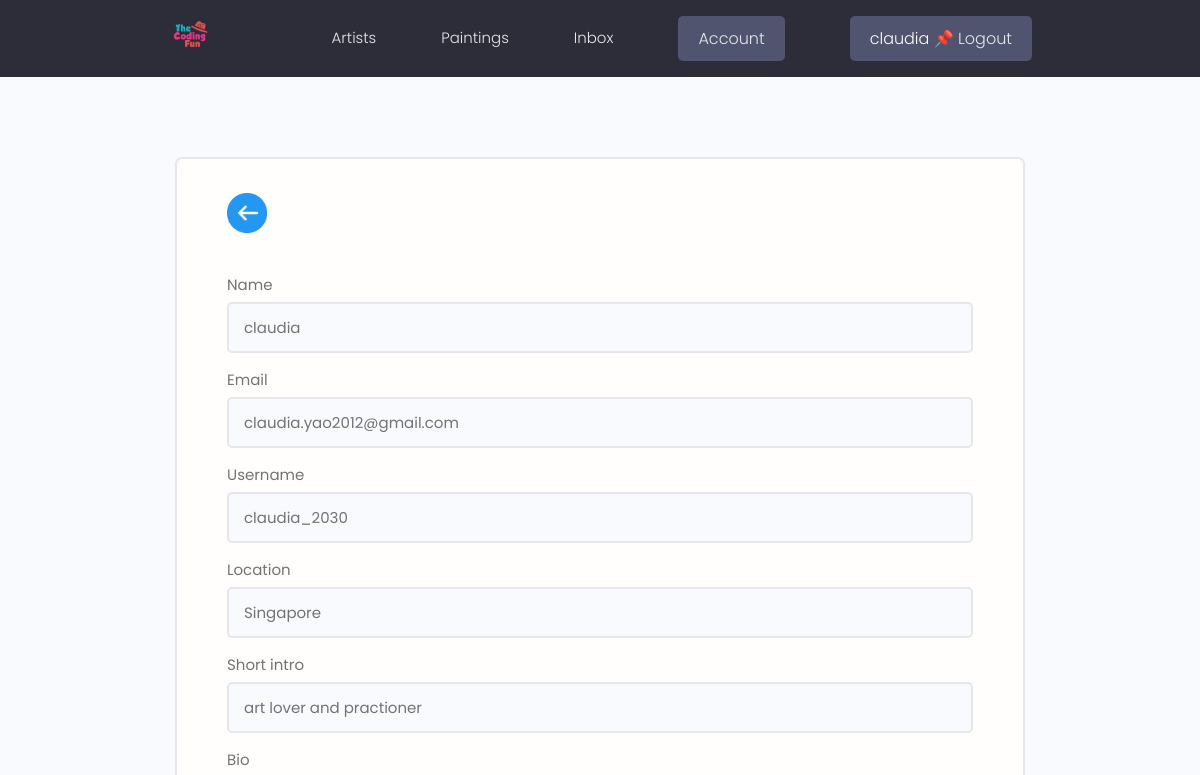
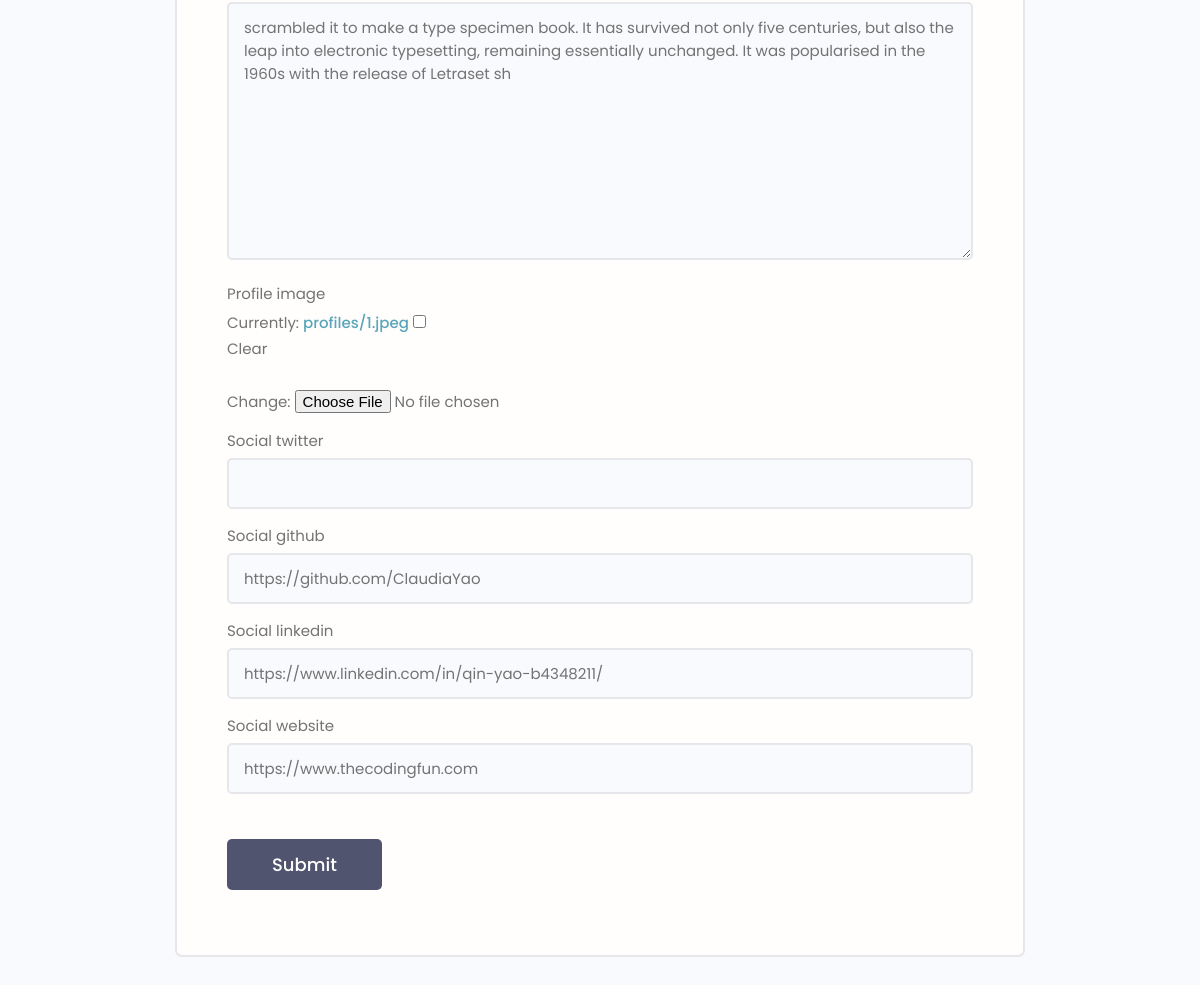
The page /edit-account/ (signed in) on the database its author committed (2 pictures, top to bottom).
### users/models.py (models this page shows, shortened)
class Profile(models.Model):
    user = models.OneToOneField(User, on_delete=models.CASCADE, null=True, blank=True)
    name = models.CharField(max_length=200, blank=True, null=True)
    username = models.CharField(max_length=200, blank=True, null=True)
    location = models.CharField(max_length=200, blank=True, null=True)
    email = models.EmailField(max_length=200, blank=True, null=True)
    short_intro = models.CharField(max_length=200, blank=True, null=True)
    bio = models.TextField(blank=True, null=True)
    profile_image = models.ImageField(null=True, blank=True, upload_to="profiles/", default="profiles/default.jpg")
    social_github = models.CharField(max_length=200, blank=True, null=True)
    social_twitter = models.CharField(max_length=200, blank=True, null=True)
    social_linkedin = models.CharField(max_length=200, blank=True, null=True)
    social_website = models.CharField(max_length=200, blank=True, null=True)
    created = models.DateTimeField(auto_now_add=True)
    id = models.UUIDField(default=uuid.uuid4, unique=True, primary_key=True, editable=False)

### users/views.py (the view, shortened to what this page needs)
# urls.py: path("edit-account/", views.editAccount, name="edit-account"),
@login_required(login_url="login-user")
def editAccount(request):
    profile = request.user.profile
    form = ProfileForm(instance=profile)
    context = {"profile": profile, "form": form}
    return render(request, "users/profile_form.html", context)

### users/forms.py
class ProfileForm(ModelForm):
    class Meta:
        model = Profile
        fields = ['name', 'email', 'username', 'location', 'short_intro', 'bio', 'profile_image', 'social_twitter', 'social_github', 'social_linkedin', 'social_website']
    def __init__(self, *args, **kwargs):
        super(ProfileForm, self).__init__(*args, **kwargs)
        for name, field in self.fields.items():
            field.widget.attrs.update({"class": "input"})

### users/templates/users/profile_form.html (shortened to what this page needs)
{% extends 'main.html' %}
{% load static %}
{% block content %}
<main class="formPage my-xl">
    <div class="content-box">
        <div class="formWrapper">
            <a class="backButton" href="{% url 'account' %}"><img
                    src="{% static 'images/back_arrow.png' width=40 height=40 %}"></img></a>
            <br>
            <form class="form" method="POST" enctype="multipart/form-data">
                {% for field in form %}
                <div class="form__field">
                    <label for="formInput#text">{{field.label}}</label>
                    {{field}}
                </div>
                {% endfor %}
                <input class="btn btn--sub btn--lg  my-md" type="submit" value="Submit" />
            </form>
        </div>
    </div>
</main>
{% endblock %}

### templates/navbar.html (shortened to what this page needs)
{% load static %}
<header class="header">
    <div class="container container--narrow">
        <a href="{% url 'paintings' %}" class="header__logo">
            <img src="{% static 'images/logo.png' %}" alt="TheCodingFun Logo" />
        </a>
        <nav class="header__nav">
            <ul class="header__menu">
                <li class="header__menuItem"><a href="{% url 'profiles' %}">Artists</a></li>
                <li class="header__menuItem"><a href="{% url 'paintings' %}">Paintings</a></li>
                <li class="header__menuItem"><a href="{% url 'inbox' %}">Inbox</a></li>
                {% if request.user.is_authenticated %}
                <li class="header__menuItem"><a href="{% url 'account' %}" class="btn btn--sub">Account</a>
                </li>
                <li class="header__menuItem"><a href="{% url 'logout-user' %}" class="btn btn--sub"><span
                            style="color:white">{{request.user.profile.name}}&nbsp;📌&nbsp;</span>Logout</a>
                </li>
                {% else %}
                <li class="header__menuItem"><a href="{% url 'login-user' %}" class="btn btn--sub">Login/Sign Up</a>
                </li>
                {% endif %}
            </ul>
        </nav>
    </div>
</header>

### static/styles/app.css (style rules this page uses)
:root { --color-sub: #2d2d39; }
.btn--sub { background-color: var(--color-sub-light); }
img { width: 100%; }
.content-box { width: 95%; max-width: 85rem; margin: 0 auto; }
.header { position: sticky; z-index: 111; background-color: var(--color-sub); padding: 1.5rem 0; }
.header > .container { display: flex; justify-content: space-between; align-items: center; }
.header__logo > img { height: 3.8rem; }
.header__nav > ul { display: inline-flex; align-items: center; list-style: none; gap: 6.5rem; }
.header__menuItem > a { color: var(--color-light); font-weight: 300; }
.backButton { background: var(--color-main-light); color: var(--color-main); width: 4rem; height: 4rem; display: flex; align-items: center; justify-content: center; border-radius: 50%; }
.formPage .formWrapper { list-style: none; background: var(--color-white); padding: 3.5rem 5rem; border: 2px solid var(--color-light); border-radius: 0.7rem; }

### static/uikit/styles/modules/_variables.css (style rules this page uses)
:root { --color-main: #5aa5b9; --color-main-light: #e6faff; --color-sub: #3f4156; --color-sub-light: #51546e; --color-sub-lighter: #ededfd; --color-text: #737373; --color-gray: #8b8b8b; --color-light: #e5e7eb; --color-light-gray: #767676; --color-bg: #f8fafd; --color-white: #fffefd; --color-white-light: #f3f3f3; --color-success: #359e64; --color-success-bg: #def8e8; --color-error: #fc4b0b; --color-error-bg: #fff2ee; --font-base: 'Poppins', arial, helvetica, 'Segoe UI', roboto, ubuntu, sans-serif; --font-monospace: 'Fira Code', 'Courier New', courier, monospace; --font-regular: 300; --font-medium: 500; --font-bold: 700; --generic-shadow: 1px 1px 5px #00000010; --generic-transition: all 0.3s ease-in-out; }

### static/uikit/styles/modules/_base.css (style rules this page uses)
* { margin: 0; padding: 0; box-sizing: border-box; text-rendering: optimizeLegibility; color: inherit; font-size: inherit; }
html { font-size: 50%; }
@media only screen and (min-width: 480px) { html { font-size: 56.25%; } }
@media only screen and (min-width: 1200px) { html { font-size: 62.5%; } }
body { line-height: 1.6; font-weight: 400; font-size: 1.5rem; color: var(--color-text); background-color: var(--color-bg); min-height: 100vh; }

### static/uikit/styles/modules/_typography.css (style rules this page uses)
* { font-family: var(--font-base); }
p, span, strong { font-size: 1.6rem; color: var(--color-text); font-weight: var(--font-regular); }
a { padding-bottom: 2px; text-decoration: none; display: inline-block; color: var(--color-main); font-weight: var(--font-medium); }

### static/uikit/styles/modules/_utilities.css (style rules this page uses)
.container { width: 92%; max-width: 165rem; margin: 0 auto; box-sizing: border-box; }
.container--narrow { width: 92%; max-width: 120rem; }
@media screen and (min-width: 1000px) { .container { width: 90%; } }
@media screen and (min-width: 1000px) { .container--narrow { width: 85%; } }
@media screen and (min-width: 1200px) { .container { width: 80%; } }
@media screen and (min-width: 1200px) { .container--narrow { width: 72%; } }
.my-md { margin: 3rem auto; }
.my-xl { margin: 8rem auto; }

### static/uikit/styles/modules/_button.css (style rules this page uses)
.btn { display: inline-block; position: relative; cursor: pointer; background-color: var(--color-light); font-weight: var(--font-medium); color: var(--color-sub); text-decoration: none; padding: 1rem 2rem; border-radius: 0.5rem; border: none; width: -webkit-fit-content; width: -moz-fit-content; width: fit-content; height: -webkit-fit-content; height: -moz-fit-content; height: fit-content; font-size: 1.6rem; outline-width: 0; outline-color: transparent; -webkit-backface-visibility: hidden; backface-visibility: hidden; transition: all 0.3s ease-in-out; }
.btn--sub { background-color: var(--color-sub); color: var(--color-white); }
.btn--lg { font-size: 1.8rem; padding: 1.2rem 4.5rem; }

### static/uikit/styles/modules/_form.css (style rules this page uses)
.form { display: block; }
.form__field { margin-top: 1.5rem; margin-bottom: 1.5rem; }
.form__label, .form__field > label { display: block; margin-bottom: 0.5rem; color: var(--color-text); }
input.input[type='text'], input.input[type='email'], input.input[type='password'], input.input[type='number'], textarea.input { min-width: 24rem; width: 100%; padding: 1.2rem 1.5rem; border-radius: 0.5rem; border: 2px solid var(--color-light); transition: all 0.3s ease-in-out; background-color: var(--color-bg); }

### rows shown on the page
Profile: form "claudia" "claudia.yao2012@gmail.com" "claudia_2030" "Singapore" "art lover and practioner" "scrambled it to make a type specimen book. It has survived not only five centuries, but also the leap into electronic typesetting, remaining essentially unchanged. It was popularised in the 1960s with the release of Letraset sh" "https://github.com/ClaudiaYao" "https://www.linkedin.com/in/qin-yao-b4348211/" "https://www.thecodingfun.com"

### other values the page prints
{{ request.user.profile.name }} "claudia"
{{ field.label }} "Name" "Email" "Username" "Location" "Short intro" "Bio" "Profile image" "Social twitter" "Social github" "Social linkedin" "Social website"
